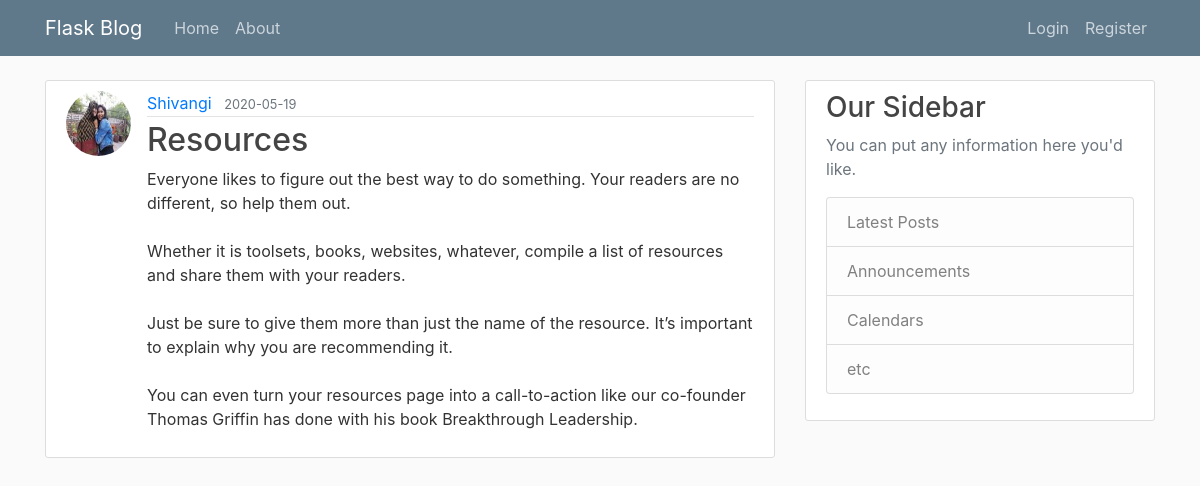
/post/15, run on the app's committed database.
### flaskblog/models.py (models this page shows, shortened)
class User(db.Model, UserMixin):
    id = db.Column(db.Integer, primary_key=True)
    username = db.Column(db.String(20), unique=True, nullable=False)
    email = db.Column(db.String(120), unique=True, nullable=False)
    image_file = db.Column(db.String(20), nullable=False, default='default.jpg')
    password = db.Column(db.String(60), nullable=False)
    posts = db.relationship('Post', backref='author', lazy=True)

class Post(db.Model):
    id = db.Column(db.Integer, primary_key=True)
    title = db.Column(db.String(100), nullable=False)
    date_posted = db.Column(db.DateTime, nullable=False, default=datetime.utcnow)
    content = db.Column(db.Text, nullable=False)
    user_id = db.Column(db.Integer, db.ForeignKey('user.id'), nullable=False)

### flaskblog/posts/routes.py (the view)
@posts.route("/post/<int:post_id>")
def post(post_id):
    post = Post.query.get_or_404(post_id)
    return render_template('post.html', title=post.title, post=post)

### flaskblog/templates/post.html (shortened to what this page needs)
{% extends "layout.html" %}
{% block content %}
  <article class="media content-section">
    <img class="rounded-circle article-img" src="{{ url_for('static', filename='profile_pics/' + post.author.image_file) }}">
    <div class="media-body">
      <div class="article-metadata">
        <a class="mr-2" href="{{ url_for('users.user_posts', username=post.author.username) }}">{{ post.author.username }}</a>
        <small class="text-muted">{{ post.date_posted.strftime('%Y-%m-%d') }}</small>
      </div>
      <h2 class="article-title">{{ post.title }}</h2>
      <p class="article-content">{{ post.content }}</p>
    </div>
  </article>
{% endblock content %}

### flaskblog/static/main.css (style rules this page uses)
body { background: #fafafa; color: #333333; margin-top: 5rem; }
h1, h2, h3, h4, h5, h6 { color: #444444; }
.content-section { background: #ffffff; padding: 10px 20px; border: 1px solid #dddddd; border-radius: 3px; margin-bottom: 20px; }
.article-title { color: #444444; }
.article-content { white-space: pre-line; }
.article-img { height: 65px; width: 65px; margin-right: 16px; }
.article-metadata { padding-bottom: 1px; margin-bottom: 4px; border-bottom: 1px solid #e3e3e3 }

### data on the page
User: image_file (picture), author.username "Shivangi"
Post: date_posted "2020-05-19", title "Resources", content "Everyone likes to figure out the best way to do something. Your readers are no different, so help them out. Whether it is toolsets, books, websites, whatever, compile a list of resources and share them with your readers. Just be sure to give them more than just the name of the resource. It’s important to explain why you are recommending it. You can even turn your resources page into a call-to-action like our co-founder Thomas Griffin has done with his book Breakthrough Leadership."
